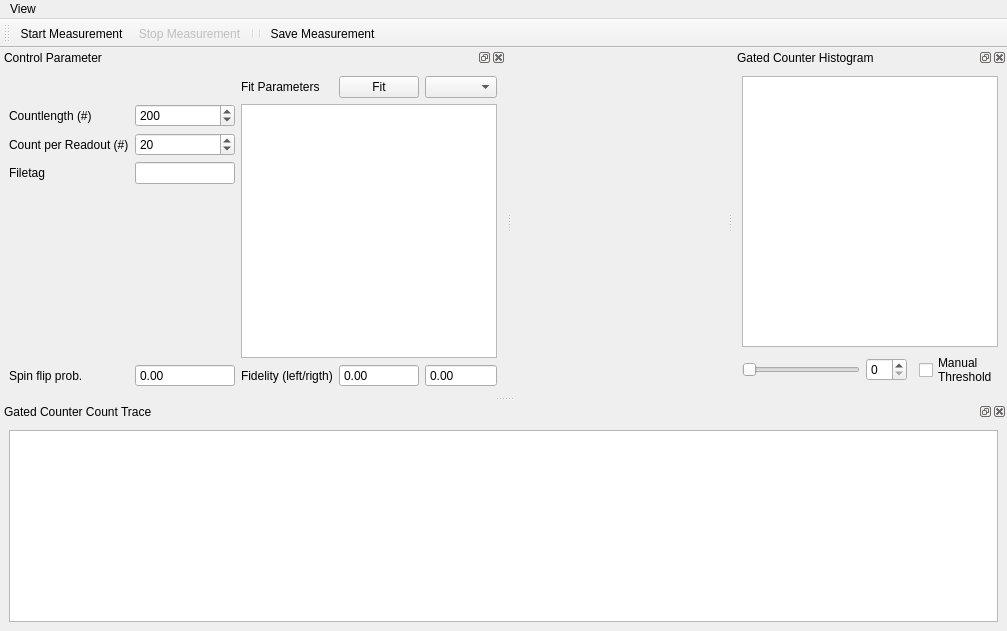
<?xml version="1.0" encoding="UTF-8"?>
<ui version="4.0">
 <class>MainWindow</class>
 <widget class="QMainWindow" name="MainWindow">
  <property name="geometry">
   <rect>
    <x>0</x>
    <y>0</y>
    <width>1007</width>
    <height>631</height>
   </rect>
  </property>
  <property name="windowTitle">
   <string>qudi: Gated Counter</string>
  </property>
  <property name="layoutDirection">
   <enum>Qt::LeftToRight</enum>
  </property>
  <widget class="QWidget" name="centralwidget">
   <layout class="QGridLayout" name="gridLayout_2"/>
  </widget>
  <widget class="QMenuBar" name="menubar">
   <property name="geometry">
    <rect>
     <x>0</x>
     <y>0</y>
     <width>1007</width>
     <height>21</height>
    </rect>
   </property>
   <widget class="QMenu" name="menuView">
    <property name="title">
     <string>View</string>
    </property>
    <addaction name="actionRestore_Default"/>
    <addaction name="actionClose"/>
   </widget>
   <addaction name="menuView"/>
  </widget>
  <widget class="QToolBar" name="toolBar">
   <property name="enabled">
    <bool>true</bool>
   </property>
   <property name="windowTitle">
    <string>toolBar</string>
   </property>
   <attribute name="toolBarArea">
    <enum>TopToolBarArea</enum>
   </attribute>
   <attribute name="toolBarBreak">
    <bool>false</bool>
   </attribute>
   <addaction name="start_counter_Action"/>
   <addaction name="stop_counter_Action"/>
   <addaction name="separator"/>
   <addaction name="separator"/>
   <addaction name="save_measurement_Action"/>
  </widget>
  <widget class="QDockWidget" name="count_trace_DockWidget">
   <property name="sizePolicy">
    <sizepolicy hsizetype="Preferred" vsizetype="Expanding">
     <horstretch>0</horstretch>
     <verstretch>0</verstretch>
    </sizepolicy>
   </property>
   <property name="minimumSize">
    <size>
     <width>117</width>
     <height>140</height>
    </size>
   </property>
   <property name="windowTitle">
    <string>Gated Counter Count Trace</string>
   </property>
   <attribute name="dockWidgetArea">
    <number>8</number>
   </attribute>
   <widget class="QWidget" name="dockWidgetContents_2">
    <layout class="QGridLayout" name="gridLayout_5">
     <item row="0" column="0">
      <layout class="QGridLayout" name="gridLayout_3">
       <item row="1" column="0">
        <widget class="PlotWidget" name="gated_count_trace_PlotWidget">
         <property name="sizePolicy">
          <sizepolicy hsizetype="Expanding" vsizetype="Preferred">
           <horstretch>0</horstretch>
           <verstretch>0</verstretch>
          </sizepolicy>
         </property>
        </widget>
       </item>
      </layout>
     </item>
    </layout>
   </widget>
  </widget>
  <widget class="QDockWidget" name="histogram_DockWidget">
   <property name="sizePolicy">
    <sizepolicy hsizetype="Preferred" vsizetype="Expanding">
     <horstretch>0</horstretch>
     <verstretch>0</verstretch>
    </sizepolicy>
   </property>
   <property name="layoutDirection">
    <enum>Qt::LeftToRight</enum>
   </property>
   <property name="floating">
    <bool>false</bool>
   </property>
   <property name="features">
    <set>QDockWidget::AllDockWidgetFeatures</set>
   </property>
   <property name="allowedAreas">
    <set>Qt::RightDockWidgetArea</set>
   </property>
   <property name="windowTitle">
    <string>Gated Counter Histogram</string>
   </property>
   <attribute name="dockWidgetArea">
    <number>2</number>
   </attribute>
   <widget class="QWidget" name="dockWidgetContents_3">
    <layout class="QGridLayout" name="gridLayout_6">
     <item row="0" column="0">
      <layout class="QGridLayout" name="gridLayout_4">
       <item row="1" column="1">
        <widget class="QSpinBox" name="hist_bins_SpinBox"/>
       </item>
       <item row="1" column="0">
        <widget class="QSlider" name="hist_bins_Slider">
         <property name="toolTip">
          <string>&lt;html&gt;&lt;head/&gt;&lt;body&gt;&lt;p&gt;Set the amout of bins which are&lt;br/&gt;summed together to obtain a &lt;br/&gt;point  (as the summed value) in the &lt;br/&gt;histogram.&lt;/p&gt;&lt;/body&gt;&lt;/html&gt;</string>
         </property>
         <property name="orientation">
          <enum>Qt::Horizontal</enum>
         </property>
        </widget>
       </item>
       <item row="1" column="3">
        <widget class="QCheckBox" name="checkBox">
         <property name="text">
          <string>Manual
Threshold</string>
         </property>
        </widget>
       </item>
       <item row="0" column="0" colspan="4">
        <widget class="PlotWidget" name="histogram_PlotWidget">
         <property name="sizePolicy">
          <sizepolicy hsizetype="Expanding" vsizetype="Preferred">
           <horstretch>0</horstretch>
           <verstretch>0</verstretch>
          </sizepolicy>
         </property>
        </widget>
       </item>
      </layout>
     </item>
    </layout>
   </widget>
  </widget>
  <widget class="QDockWidget" name="control_param_DockWidget">
   <property name="sizePolicy">
    <sizepolicy hsizetype="Preferred" vsizetype="Minimum">
     <horstretch>0</horstretch>
     <verstretch>0</verstretch>
    </sizepolicy>
   </property>
   <property name="allowedAreas">
    <set>Qt::AllDockWidgetAreas</set>
   </property>
   <property name="windowTitle">
    <string>Control Parameter</string>
   </property>
   <attribute name="dockWidgetArea">
    <number>1</number>
   </attribute>
   <widget class="QWidget" name="dockWidgetContents_4">
    <layout class="QGridLayout" name="gridLayout_7">
     <item row="0" column="0">
      <layout class="QGridLayout" name="gridLayout">
       <property name="sizeConstraint">
        <enum>QLayout::SetMinimumSize</enum>
       </property>
       <property name="spacing">
        <number>6</number>
       </property>
       <item row="2" column="1">
        <widget class="QSpinBox" name="count_per_readout_SpinBox">
         <property name="toolTip">
          <string>&lt;html&gt;&lt;head/&gt;&lt;body&gt;&lt;p&gt;Specify how many counts are read out&lt;br/&gt;at once per readout request to the &lt;br/&gt;hardware.&lt;br/&gt;This number won't affect the structure&lt;br/&gt;of the obtained data. With a higher &lt;br/&gt;number you will solely reduce the&lt;br/&gt;workload for the PC, since you descrease&lt;br/&gt;the readout processes per time.&lt;/p&gt;&lt;/body&gt;&lt;/html&gt;</string>
         </property>
         <property name="maximum">
          <number>1000000</number>
         </property>
         <property name="value">
          <number>20</number>
         </property>
        </widget>
       </item>
       <item row="0" column="4">
        <widget class="QComboBox" name="fit_methods_ComboBox"/>
       </item>
       <item row="0" column="2">
        <widget class="QLabel" name="label_4">
         <property name="text">
          <string>Fit Parameters</string>
         </property>
        </widget>
       </item>
       <item row="0" column="3">
        <widget class="QPushButton" name="fit_PushButton">
         <property name="enabled">
          <bool>true</bool>
         </property>
         <property name="text">
          <string>Fit</string>
         </property>
        </widget>
       </item>
       <item row="5" column="0">
        <widget class="QLabel" name="label_5">
         <property name="text">
          <string>Spin flip prob.</string>
         </property>
        </widget>
       </item>
       <item row="2" column="0">
        <widget class="QLabel" name="label_3">
         <property name="text">
          <string>Count per Readout (#)</string>
         </property>
        </widget>
       </item>
       <item row="3" column="0">
        <widget class="QLabel" name="label_2">
         <property name="text">
          <string>Filetag</string>
         </property>
        </widget>
       </item>
       <item row="1" column="0">
        <widget class="QLabel" name="label">
         <property name="sizePolicy">
          <sizepolicy hsizetype="Maximum" vsizetype="Preferred">
           <horstretch>0</horstretch>
           <verstretch>0</verstretch>
          </sizepolicy>
         </property>
         <property name="text">
          <string>Countlength (#)</string>
         </property>
        </widget>
       </item>
       <item row="3" column="1">
        <widget class="QLineEdit" name="filetag_LineEdit">
         <property name="maximumSize">
          <size>
           <width>100</width>
           <height>16777215</height>
          </size>
         </property>
         <property name="toolTip">
          <string>&lt;html&gt;&lt;head/&gt;&lt;body&gt;&lt;p&gt;Enter the descriptive name for this&lt;br/&gt;measurement. The file will be saved with &lt;br/&gt;a date and timestamp prefix and the&lt;br/&gt;descriptive name will be append to that&lt;br/&gt;string.&lt;/p&gt;&lt;/body&gt;&lt;/html&gt;</string>
         </property>
        </widget>
       </item>
       <item row="1" column="1">
        <widget class="QSpinBox" name="count_length_SpinBox">
         <property name="sizePolicy">
          <sizepolicy hsizetype="Fixed" vsizetype="Fixed">
           <horstretch>0</horstretch>
           <verstretch>0</verstretch>
          </sizepolicy>
         </property>
         <property name="minimumSize">
          <size>
           <width>100</width>
           <height>0</height>
          </size>
         </property>
         <property name="toolTip">
          <string>&lt;html&gt;&lt;head/&gt;&lt;body&gt;&lt;p&gt;Maximal reserved bufferlength&lt;br/&gt;on the gated counting hardware.&lt;/p&gt;&lt;/body&gt;&lt;/html&gt;</string>
         </property>
         <property name="maximum">
          <number>1000000</number>
         </property>
         <property name="value">
          <number>200</number>
         </property>
        </widget>
       </item>
       <item row="5" column="2">
        <widget class="QLabel" name="label_6">
         <property name="maximumSize">
          <size>
           <width>100</width>
           <height>16777215</height>
          </size>
         </property>
         <property name="text">
          <string>Fidelity (left/rigth)</string>
         </property>
        </widget>
       </item>
       <item row="5" column="3">
        <widget class="QDoubleSpinBox" name="fidelity_left_DSpinBox">
         <property name="maximumSize">
          <size>
           <width>100</width>
           <height>16777215</height>
          </size>
         </property>
         <property name="readOnly">
          <bool>true</bool>
         </property>
         <property name="buttonSymbols">
          <enum>QAbstractSpinBox::NoButtons</enum>
         </property>
        </widget>
       </item>
       <item row="5" column="4">
        <widget class="QDoubleSpinBox" name="fidelity_right_DSpinBox">
         <property name="maximumSize">
          <size>
           <width>100</width>
           <height>16777215</height>
          </size>
         </property>
         <property name="readOnly">
          <bool>true</bool>
         </property>
         <property name="buttonSymbols">
          <enum>QAbstractSpinBox::NoButtons</enum>
         </property>
        </widget>
       </item>
       <item row="1" column="2" rowspan="4" colspan="3">
        <widget class="QTextEdit" name="fit_param_TextEdit">
         <property name="sizePolicy">
          <sizepolicy hsizetype="MinimumExpanding" vsizetype="Expanding">
           <horstretch>0</horstretch>
           <verstretch>0</verstretch>
          </sizepolicy>
         </property>
         <property name="minimumSize">
          <size>
           <width>0</width>
           <height>90</height>
          </size>
         </property>
        </widget>
       </item>
       <item row="5" column="1">
        <widget class="QDoubleSpinBox" name="spin_flip_prob_DSpinBox">
         <property name="enabled">
          <bool>true</bool>
         </property>
         <property name="maximumSize">
          <size>
           <width>100</width>
           <height>16777215</height>
          </size>
         </property>
         <property name="autoFillBackground">
          <bool>false</bool>
         </property>
         <property name="readOnly">
          <bool>true</bool>
         </property>
         <property name="buttonSymbols">
          <enum>QAbstractSpinBox::NoButtons</enum>
         </property>
        </widget>
       </item>
      </layout>
     </item>
    </layout>
   </widget>
  </widget>
  <action name="start_counter_Action">
   <property name="icon">
    <iconset>
     <normaloff>../../artwork/icons/qudiTheme/22x22/start-counter.png</normaloff>../../artwork/icons/qudiTheme/22x22/start-counter.png</iconset>
   </property>
   <property name="text">
    <string>Start Measurement</string>
   </property>
   <property name="toolTip">
    <string>Start Gated Counter Measurement</string>
   </property>
  </action>
  <action name="stop_counter_Action">
   <property name="enabled">
    <bool>false</bool>
   </property>
   <property name="icon">
    <iconset>
     <normaloff>../../artwork/icons/qudiTheme/22x22/stop-counter.png</normaloff>../../artwork/icons/qudiTheme/22x22/stop-counter.png</iconset>
   </property>
   <property name="text">
    <string>Stop Measurement</string>
   </property>
   <property name="toolTip">
    <string>Stop the Gated Counter Measurement</string>
   </property>
  </action>
  <action name="action_continue_measurement">
   <property name="icon">
    <iconset>
     <normaloff>../../artwork/icons/qudiTheme/36x36/play_resume_36x36.png</normaloff>../../artwork/icons/qudiTheme/36x36/play_resume_36x36.png</iconset>
   </property>
   <property name="text">
    <string>Continue Measurement</string>
   </property>
   <property name="toolTip">
    <string>Continue Gated Counter Measurement</string>
   </property>
  </action>
  <action name="save_measurement_Action">
   <property name="icon">
    <iconset>
     <normaloff>../../artwork/icons/oxygen/22x22/document-save.png</normaloff>../../artwork/icons/oxygen/22x22/document-save.png</iconset>
   </property>
   <property name="text">
    <string>Save Measurement</string>
   </property>
   <property name="toolTip">
    <string>Save the Measurement to File</string>
   </property>
  </action>
  <action name="actionRestore_Default">
   <property name="text">
    <string>Restore Default</string>
   </property>
  </action>
  <action name="actionClose">
   <property name="icon">
    <iconset>
     <normaloff>../../artwork/icons/oxygen/22x22/application-exit.png</normaloff>../../artwork/icons/oxygen/22x22/application-exit.png</iconset>
   </property>
   <property name="text">
    <string>Close</string>
   </property>
  </action>
 </widget>
 <customwidgets>
  <customwidget>
   <class>PlotWidget</class>
   <extends>QGraphicsView</extends>
   <header>pyqtgraph</header>
  </customwidget>
 </customwidgets>
 <resources/>
 <connections>
  <connection>
   <sender>actionClose</sender>
   <signal>triggered()</signal>
   <receiver>MainWindow</receiver>
   <slot>close()</slot>
   <hints>
    <hint type="sourcelabel">
     <x>-1</x>
     <y>-1</y>
    </hint>
    <hint type="destinationlabel">
     <x>326</x>
     <y>205</y>
    </hint>
   </hints>
  </connection>
 </connections>
</ui>
